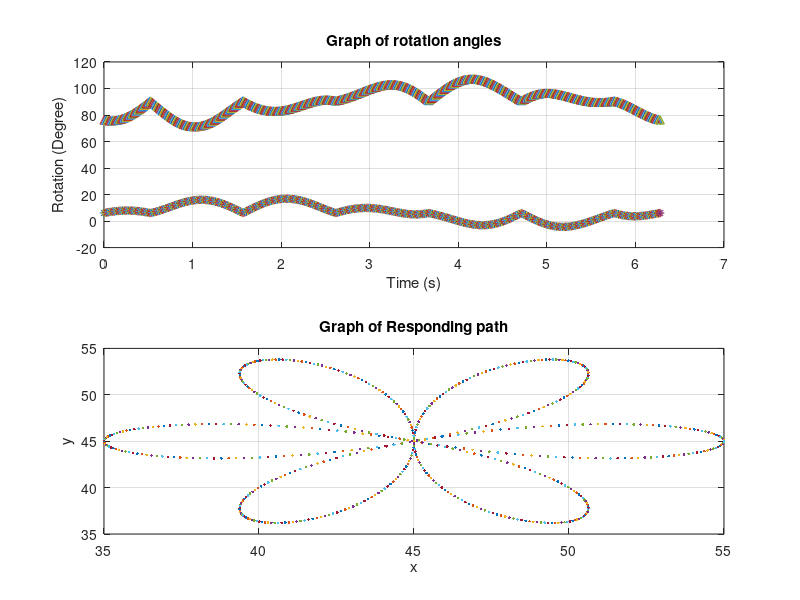

Source code (MATLAB):
clc
l1=50;
l2=40;
for t = 0:0.01:2*pi
    x = 45+abs(cos(3*t))*10*cos(t);
    y = 45+abs(cos(3*t))*10*sin(t);
    
    C2 = (x^2 + y^2 - l1^2 - l2^2)/(2*l1*l2);
    S2 = sqrt(abs(1 - C2^2));
    
    t2=atan2(S2,C2);
    
    C1 = (x*(l1 + l2*C2) + y*(l2*S2))/((l1+l2*C2)^2+(l2*S2)^2);
    S1 = (-x*(l2*S2) + y*(l1 + l2*C2))/((l1+l2*C2)^2+(l2*S2)^2);
    
    t1=atan2(S1,C1);
    
    Px = l1*cos(t1) + l2*cos(t1 + t2);
    Py = l1*sin(t1) + l2*sin(t1 + t2);
    
    subplot(2,1,1);
    plot(t,t1*180/pi,'*',t,t2*180/pi,'^');
    title('Graph of rotation angles');
    xlabel('Time (s)');ylabel('Rotation (Degree)')
    hold on
    grid on
    
    subplot(2,1,2);
    plot(Px,Py,'.');
    title('Graph of Responding path');
    xlabel('x');ylabel('y');
    hold on
    grid on
    pause(0.02)
    
    
end
